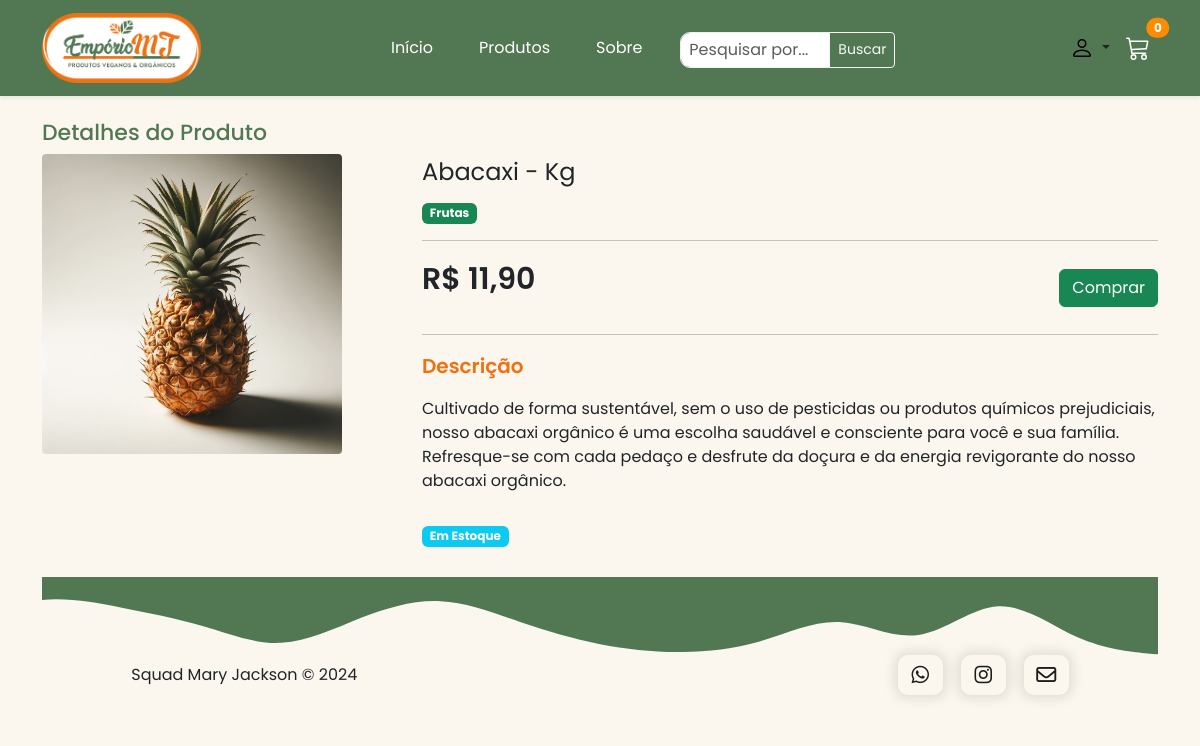
Page /produto-detalhe/35 on the committed database.
### app_MJ/models.py (models this page shows, shortened)
class Produto(models.Model):
    nome_produto = models.CharField(max_length=200, default='')
    categoria = models.ForeignKey(Categoria, on_delete=models.CASCADE, default=1)
    descricao = models.TextField()
    quantidade = models.IntegerField(default=0)
    imagem = models.ImageField(upload_to="", null=True, blank=True)
    preco = models.DecimalField(max_digits=5, decimal_places=2)
    data_produto = models.DateTimeField(default=datetime.now, blank=True)

class Categoria(models.Model):
    nome = models.CharField(max_length=200)
    slug = models.SlugField(max_length=200, unique=True)
    def __str__(self):
        return self.nome

### app_MJ/views.py (the view)
# urls.py: path('produto-detalhe/<int:produto_id>', produto_detalhe, name="produto_detalhe"),
def produto_detalhe(request, produto_id):
    produto = get_object_or_404(Produto, pk=produto_id)
    return render(request, 'produto_detalhe.html', {'produto': produto})

### templates/produto_detalhe.html (shortened to what this page needs)
{% extends 'base.html' %}
{% load static %}
{% block content %}
{% block css %}
  <link rel="stylesheet" href="{% static 'css/style.css' %}">
{% endblock %}
<div class="container mt-4">
    <h6 style="font-size: 22px;">Detalhes do Produto</h6>
    <div class="row">
      <div class="col-12 col-md-4">
        <img src="{{produto.imagem.url}}" alt="{{produto.nome_produto}}" width="300" style="border-radius: 4px; max-width: 100%;">
      </div>
      <div class="col-12 col-md-8">
        <p class="title">{{ produto.nome_produto }}</p>
        <p><span class="badge bg-success">{{ produto.categoria }}</span></p>
        <hr>
        <div class="d-flex justify-content-between align-items-center mt-3">
          <p class="value">R$ {{ produto.preco }}</p>
          <div class="text-end">
              <a href="{% url 'carrinho' %}" class="btn btn-success">Comprar</a>
          </div>
      </div>
      <hr>
        <p class="subtitle" style="font-size: 20px;">Descrição</p>
        <p class="content">{{ produto.descricao }}</p>
        {% if produto.quantidade >= 1  %}
        <div style="margin: 30px 0;">
          <p><span class="badge bg-info">Em Estoque</span></p>
          {% else %}
          <p><span class="badge bg-danger">Produto Indisponível</span></p>
        </div>
        {% endif %}
      </div>
    </div>
</div>
{% endblock %}

### static/css/color.css (style rules this page uses)
:root { --green: #527853; --dark-orange: #ee7214; --light-orange: #f7b787; --salmon: #f9e8d9; --black: #000; --white: #fff; --light-blue: #007bff; }

### static/css/style.css (style rules this page uses)
h2, h6 { color: var(--green); }
.title { font-size: 24px; margin-bottom: 10px; }
.subtitle { font-size: 10px; color: var(--dark-orange); font-weight: 600; }
.value { font-size: 30px; color: var(--dblack); font-weight: 600; }
.content { font-size: 16px; }
* { font-family: 'Poppins', sans-serif; margin: 0; padding: 0; box-sizing: border-box; }
html,body { overflow-x: hidden; }
body { background-color:#F9E8D9; min-width: 372px; }

### rows in the picture
Produto: imagem (picture), nome_produto "Abacaxi - Kg", categoria "Frutas", preco "11,90", descricao "Cultivado de forma sustentável, sem o uso de pesticidas ou produtos químicos prejudiciais, nosso abacaxi orgânico é uma escolha saudável e consciente para você e sua família. Refresque-se com cada pedaço e desfrute da doçura e da energia revigorante do nosso abacaxi orgânico."
